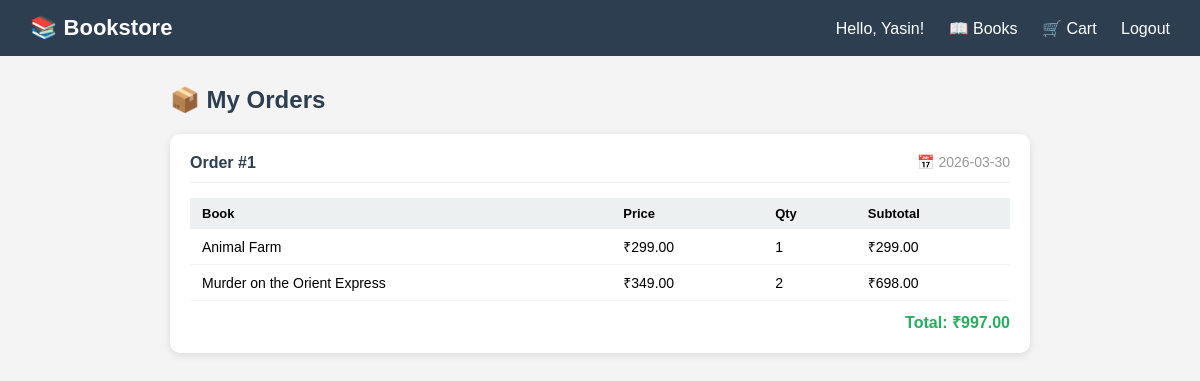
The page /xampp_hdocs/orders.php (signed in) on the database its author committed.
### tables this page shows
CREATE TABLE orders (
    order_id INT AUTO_INCREMENT PRIMARY KEY,
    order_date DATE NOT NULL,
    customer_id INT,
    FOREIGN KEY (customer_id) REFERENCES customer(customer_id)
);

CREATE TABLE order_item (
    order_item_id INT AUTO_INCREMENT PRIMARY KEY,
    order_id INT,
    book_id INT,
    quantity INT NOT NULL,
    FOREIGN KEY (order_id) REFERENCES orders(order_id),
    FOREIGN KEY (book_id) REFERENCES book(book_id)
);

CREATE TABLE book (
    book_id INT AUTO_INCREMENT PRIMARY KEY,
    title VARCHAR(200) NOT NULL,
    ISBN VARCHAR(20) UNIQUE NOT NULL,
    price DECIMAL(10,2) NOT NULL,
    author_id INT,
    FOREIGN KEY (author_id) REFERENCES author(author_id)
);

### xampp_hdocs/orders.php (the view, shortened to what this page needs)
<?php
include 'db.php';
$customer_id = $_SESSION['customer_id'];
?>
<!DOCTYPE html>
<html lang="en">
<head>
</head>
<body>
<nav>
    <div class="logo">📚 Bookstore</div>
    <div>
        <span style="color:white;">Hello, <?= $_SESSION['customer_name'] ?>!</span>
        <a href="books.php">📖 Books</a>
        <a href="cart.php">🛒 Cart</a>
        <a href="logout.php">Logout</a>
    </div>
</nav>
<div class="container">
    <h2>📦 My Orders</h2>
    <?php
    $orders = mysqli_query($conn, "SELECT * FROM orders WHERE customer_id='$customer_id' ORDER BY order_date DESC");
    if (mysqli_num_rows($orders) == 0):
    ?>
        <div class="empty">No orders yet! <a href="books.php">Start Shopping</a></div>
    <?php else:
        while ($order = mysqli_fetch_assoc($orders)):
            $order_id = $order['order_id'];
            $items    = mysqli_query($conn, "SELECT oi.*, b.title, b.price FROM order_item oi JOIN book b ON oi.book_id = b.book_id WHERE oi.order_id='$order_id'");
            $total    = 0;
    ?>
        <div class="order-card">
            <div class="order-header">
                <span class="order-id">Order #<?= $order_id ?></span>
                <span class="order-date">📅 <?= $order['order_date'] ?></span>
            </div>
            <table>
                <tr>
                    <th>Book</th>
                    <th>Price</th>
                    <th>Qty</th>
                    <th>Subtotal</th>
                </tr>
                <?php while ($item = mysqli_fetch_assoc($items)):
                    $subtotal = $item['price'] * $item['quantity'];
                    $total   += $subtotal;
                ?>
                <tr>
                    <td><?= htmlspecialchars($item['title']) ?></td>
                    <td>₹<?= number_format($item['price'], 2) ?></td>
                    <td><?= $item['quantity'] ?></td>
                    <td>₹<?= number_format($subtotal, 2) ?></td>
                </tr>
                <?php endwhile; ?>
            </table>
            <div class="total">Total: ₹<?= number_format($total, 2) ?></div>
        </div>
    <?php endwhile; endif; ?>
</div>
</body>
</html>

### xampp_hdocs/orders.php (style rules this page uses)
* { margin: 0; padding: 0; box-sizing: border-box; }
body { font-family: Arial, sans-serif; background: #f4f4f4; }
nav { background: #2c3e50; padding: 15px 30px; display: flex; justify-content: space-between; align-items: center; }
nav .logo { color: white; font-size: 22px; font-weight: bold; }
nav a { color: white; text-decoration: none; margin-left: 20px; }
.container { max-width: 900px; margin: 30px auto; padding: 0 20px; }
h2 { margin-bottom: 20px; color: #2c3e50; }
.order-card { background: white; border-radius: 10px; padding: 20px; margin-bottom: 20px; box-shadow: 0 2px 8px rgba(0,0,0,0.1); }
.order-header { display: flex; justify-content: space-between; border-bottom: 1px solid #eee; padding-bottom: 10px; margin-bottom: 15px; }
.order-id { font-weight: bold; color: #2c3e50; font-size: 16px; }
.order-date { color: #999; font-size: 14px; }
table { width: 100%; border-collapse: collapse; }
th { background: #ecf0f1; padding: 8px 12px; text-align: left; font-size: 13px; }
td { padding: 8px 12px; border-bottom: 1px solid #f4f4f4; font-size: 14px; }
.total { text-align: right; margin-top: 10px; font-weight: bold; color: #27ae60; }

### rows shown on the page
orders: order_id "1", order_date "2026-03-30", total "997.00"
order_item: book.title "Animal Farm", book.price "299.00", quantity "1"
order_item: book.title "Murder on the Orient Express", book.price "349.00", quantity "2", subtotal "698.00"

### other values the page prints
$_SESSION['customer_name'] "Yasin"
